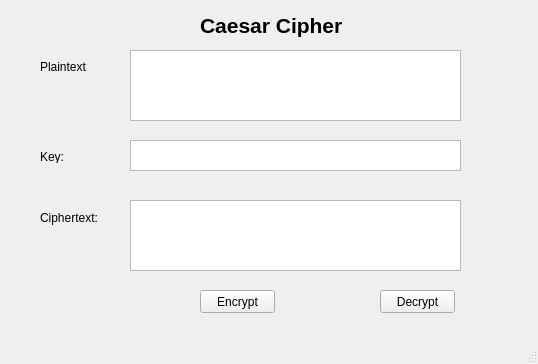
<?xml version="1.0" encoding="UTF-8"?>
<ui version="4.0">
 <class>CaesarCipher</class>
 <widget class="QMainWindow" name="CaesarCipher">
  <property name="geometry">
   <rect>
    <x>0</x>
    <y>0</y>
    <width>538</width>
    <height>364</height>
   </rect>
  </property>
  <property name="windowTitle">
   <string>CaesarCipher</string>
  </property>
  <widget class="QWidget" name="centralwidget">
   <widget class="QLabel" name="label">
    <property name="geometry">
     <rect>
      <x>200</x>
      <y>0</y>
      <width>161</width>
      <height>51</height>
     </rect>
    </property>
    <property name="font">
     <font>
      <pointsize>16</pointsize>
      <weight>75</weight>
      <bold>true</bold>
     </font>
    </property>
    <property name="text">
     <string>Caesar Cipher</string>
    </property>
   </widget>
   <widget class="QLabel" name="label_2">
    <property name="geometry">
     <rect>
      <x>40</x>
      <y>60</y>
      <width>47</width>
      <height>13</height>
     </rect>
    </property>
    <property name="text">
     <string>Plaintext:</string>
    </property>
   </widget>
   <widget class="QLabel" name="label_3">
    <property name="geometry">
     <rect>
      <x>40</x>
      <y>150</y>
      <width>47</width>
      <height>13</height>
     </rect>
    </property>
    <property name="text">
     <string>Key:</string>
    </property>
   </widget>
   <widget class="QLabel" name="label_4">
    <property name="geometry">
     <rect>
      <x>40</x>
      <y>210</y>
      <width>61</width>
      <height>16</height>
     </rect>
    </property>
    <property name="text">
     <string>Ciphertext:</string>
    </property>
   </widget>
   <widget class="QTextEdit" name="txt_plain_text">
    <property name="geometry">
     <rect>
      <x>130</x>
      <y>50</y>
      <width>331</width>
      <height>71</height>
     </rect>
    </property>
   </widget>
   <widget class="QTextEdit" name="txt_key">
    <property name="geometry">
     <rect>
      <x>130</x>
      <y>140</y>
      <width>331</width>
      <height>31</height>
     </rect>
    </property>
   </widget>
   <widget class="QTextEdit" name="txt_cipher_text">
    <property name="geometry">
     <rect>
      <x>130</x>
      <y>200</y>
      <width>331</width>
      <height>71</height>
     </rect>
    </property>
   </widget>
   <widget class="QPushButton" name="btn_encrypt">
    <property name="geometry">
     <rect>
      <x>200</x>
      <y>290</y>
      <width>75</width>
      <height>23</height>
     </rect>
    </property>
    <property name="text">
     <string>Encrypt</string>
    </property>
   </widget>
   <widget class="QPushButton" name="btn_decrypt">
    <property name="geometry">
     <rect>
      <x>380</x>
      <y>290</y>
      <width>75</width>
      <height>23</height>
     </rect>
    </property>
    <property name="text">
     <string>Decrypt</string>
    </property>
   </widget>
  </widget>
  <widget class="QMenuBar" name="menubar">
   <property name="geometry">
    <rect>
     <x>0</x>
     <y>0</y>
     <width>538</width>
     <height>21</height>
    </rect>
   </property>
  </widget>
  <widget class="QStatusBar" name="statusbar"/>
 </widget>
 <resources/>
 <connections/>
</ui>
